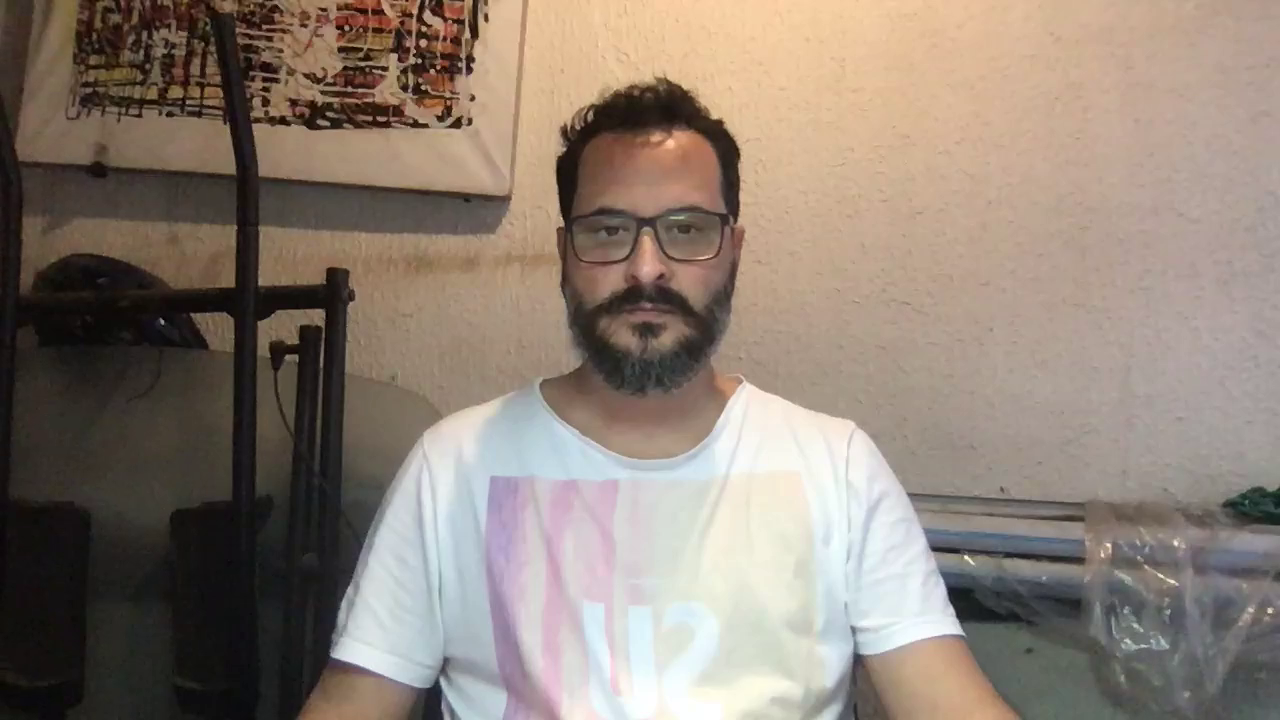
#> input picture frame 309 of videos_fromWeb/Ligar_d1421278-2320-4f5d-b90b-967092d5f42d_5ec43867cfa0a6001833de91.mp4, 1280 x 720 px, given in place of 0ea-01f0-4e4f-ba2f-29c3d977795a_5f136acd45a6890018ae40ea.mp4, which was not available
$ python Filter_openCV.py
#> lines starting #> are read from the running program, lines starting #| are printed output that depends on the picture; after the words box and inside, x2 and y2 are one past the last pixel; in counts of white or black regions, pixels touching at a corner belong together; pictures that were not available may be replaced by others from this repository, and a replacement may not be noted
# Importing OpenCV
import cv2
import numpy as np
import argparse
import os
# Create a VideoCapture object and read from input file
# If the input is the camera, pass 0 instead of the video file name
cap = cv2.VideoCapture('videos_fromWeb/ajuda_6edec0ea-01f0-4e4f-ba2f-29c3d977795a_5f136acd45a6890018ae40ea.mp4')
# cap = cv2.VideoCapture('cafe.mp4')
# Check if camera opened successfully
if (cap.isOpened()== False):
  print("Error opening video stream or file")

ap = argparse.ArgumentParser()
# ap.add_argument("-i", "--image", type=str,
# 	default=os.path.sep.join(["images", "adrian.jpg"]),
# 	help="path to input image that we'll apply GrabCut to")
ap.add_argument("-c", "--iter", type=int, default=10,
	help="# of GrabCut iterations (larger value => slower runtime)")
args = vars(ap.parse_args())

fgbg = cv2.createBackgroundSubtractorMOG2(
    history=10,
    varThreshold=3,
    detectShadows=False)


# Read the video
while(cap.isOpened()):
  # Capture frame-by-frame
  ret, frame = cap.read()
#> frame is the input picture: shape (720, 1280, 3); mean B, G, R 117, 128.1, 141.5
  if ret == True:
    FRAME_WIDTH  = int(cap.get(3)/3) # float
    FRAME_HEIGHT = int(cap.get(4)/3) # float
    frame = cv2.resize(frame, (FRAME_WIDTH, FRAME_HEIGHT))
#> frame: shape (240, 426, 3)
    # Converting the image to grayscale.
    # gray = cv2.cvtColor(frame, cv2.COLOR_BGR2GRAY)


    ####################
    # # Using the Canny filter to get contours
    # edges = cv2.Canny(gray, 20, 30)
    # # Using the Canny filter with different parameters
    # edges_high_thresh = cv2.Canny(gray, 60, 120)
    # # Stacking the images to print them together
    # # For comparison
    # images = np.hstack((gray, edges, edges_high_thresh))

    # # Display the resulting frame
    # # cv2.imshow('Frame', images)
    # # cv2.imshow('Frame', edges)
    # cv2.imshow('Frame', edges_high_thresh)


    # ###################
    # #Smoothing without removing edges.
    # gray_filtered = cv2.bilateralFilter(gray, 7, 50, 50)
    # # cv2.imshow('Frame', gray_filtered)
    # # Applying the canny filter
    # edges = cv2.Canny(gray_filtered, 60, 120)
    # # edges = cv2.Canny(gray, 20, 30)
    # # edges_filtered = cv2.Canny(edges, 60, 120)

    # edges_filtered = cv2.Canny(gray_filtered, 60, 120)


    # # Stacking the images to print them together for comparison
    # # images = np.hstack((gray, edges, edges_filtered))
    # cv2.imshow('Frame', edges_filtered)


    ####################
    # edges_foreground = cv2.bilateralFilter(gray, 9, 75, 75)
    # foreground = fgbg.apply(edges_foreground)
    # # cv2.imshow('Frame', foreground)

    # # # Smooth out to get the moving area
    # # # kernel = np.ones((50,50),np.uint8)
    # kernel = np.ones((50,50),np.uint8)

    # foreground = cv2.morphologyEx(foreground, cv2.MORPH_CLOSE, kernel)
    # cv2.imshow('Frame', foreground)

    # # # Applying static edge extraction
    # edges_foreground = cv2.bilateralFilter(gray, 9, 75, 75)
    # edges_filtered = cv2.Canny(edges_foreground, 60, 120)

    # # Crop off the edges out of the moving area
    # cropped = (foreground // 255) * edges_filtered
    # # cropped = (foreground // 255) * gray
    # cv2.imshow('Frame', cropped)


    mask = np.zeros(frame.shape[:2],np.uint8)
    rect = (101, 23, 286, 368)
    # rect = (161,79,150,150)
    fgModel = np.zeros((1, 65), dtype="float")
    bgModel = np.zeros((1, 65), dtype="float")
    # cv2.grabCut(gray, mask, rect, bgModel, fgModel, 5, cv2.GC_INIT_WITH_RECT)
    cv2.grabCut(frame,mask,rect,bgModel,fgModel,5,cv2.GC_INIT_WITH_RECT)
    mask2 = np.where((mask==2)|(mask==0),0,1).astype('uint8')
    frame = frame*mask2[:,:,np.newaxis]
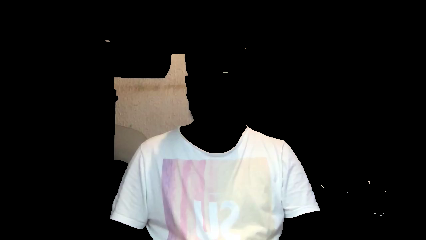
#> frame: shape (240, 426, 3); mean B, G, R 42.1, 43, 43.8
    roughOutput = cv2.bitwise_and(frame, frame, mask=mask)
    # cv2.imshow('Frame', frame)
    # cv2.imshow('Frame', roughOutput)


    ###################
    #Smoothing without removing edges.
    gray = cv2.cvtColor(roughOutput, cv2.COLOR_BGR2GRAY)
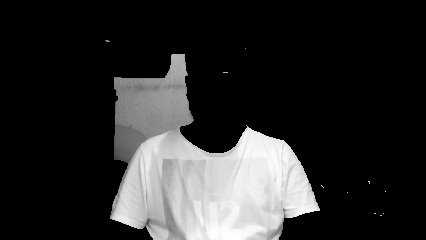
#> gray: shape (240, 426); min 0, max 255, mean 43.2
    gray_filtered = cv2.bilateralFilter(gray, 7, 50, 50)
    # cv2.imshow('Frame', gray_filtered)
    # Applying the canny filter
    edges = cv2.Canny(gray_filtered, 60, 120)
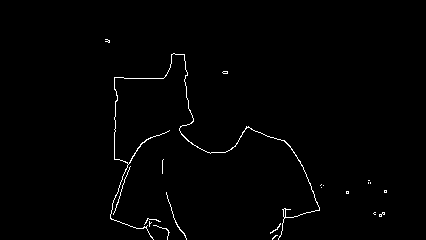
#> edges: shape (240, 426); 1% white in thin lines or dots, all inside (x1, y1, x2, y2) = (105, 39, 387, 240)
    # edges = cv2.Canny(gray, 20, 30)
    # edges_filtered = cv2.Canny(edges, 60, 120)

    edges_filtered = cv2.Canny(gray_filtered, 60, 120)


    # Stacking the images to print them together for comparison
    # images = np.hstack((gray, edges, edges_filtered))
    cv2.imshow('Frame', edges_filtered)


    # cv2.imshow('Frame', frame)
    # Press Q on keyboard to  exit
    if cv2.waitKey(25) & 0xFF == ord('q'):
#> (key q is pressed here)
      break

  # Break the loop
  else:
    break

# When everything done, release the video capture object
cap.release()

# Closes all the frames
cv2.destroyAllWindows()

$ run again, starting later in the video
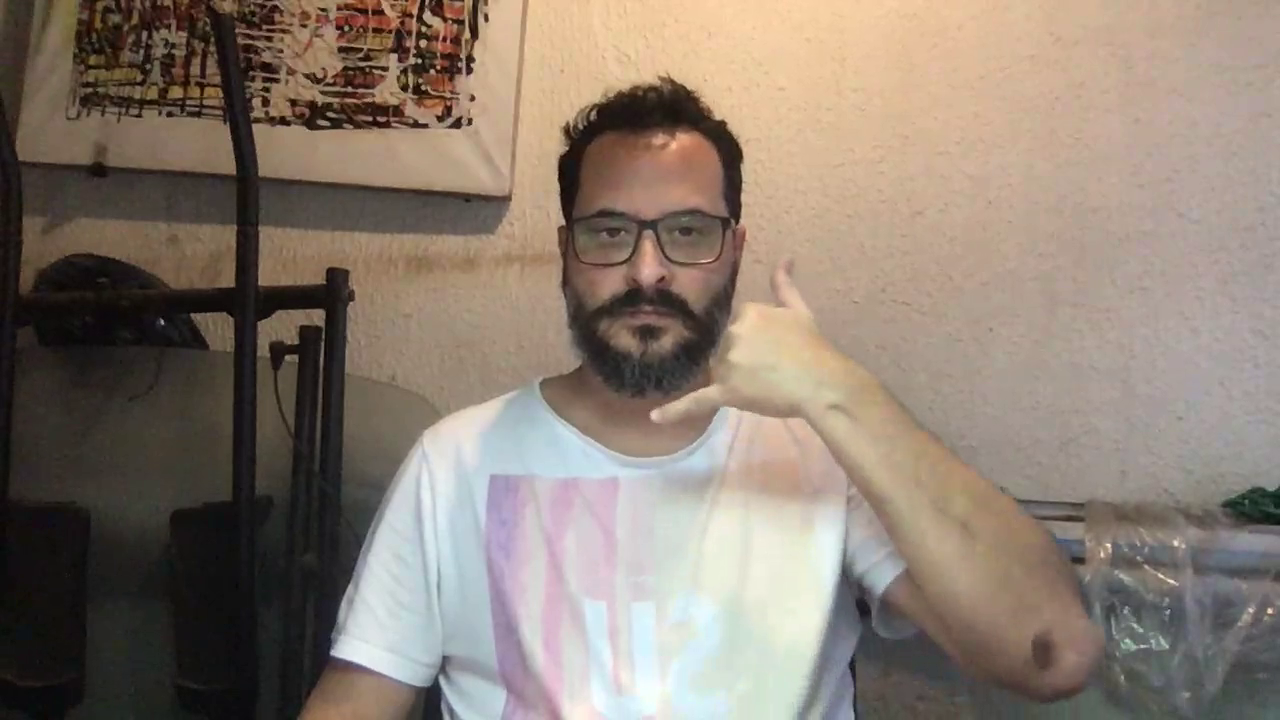
#> input picture frame 1393 of videos_fromWeb/Ligar_d1421278-2320-4f5d-b90b-967092d5f42d_5ec43867cfa0a6001833de91.mp4, 1280 x 720 px, given in place of 0ea-01f0-4e4f-ba2f-29c3d977795a_5f136acd45a6890018ae40ea.mp4, which was not available
#> frame is the input picture: shape (720, 1280, 3); mean B, G, R 113.3, 125.1, 138.6
#> `gray = cv2.cvtColor(roughOutput, cv2.COLOR_BGR2GRAY)`:
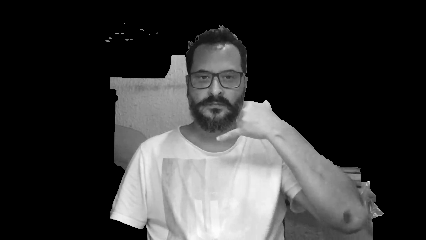
#> gray: shape (240, 426); min 0, max 253, mean 54.9
#> `edges = cv2.Canny(gray_filtered, 60, 120)`:
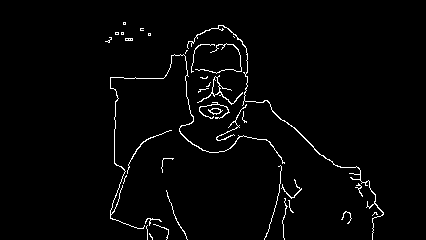
#> edges: shape (240, 426); 2.2% white in thin lines or dots, all inside (x1, y1, x2, y2) = (105, 22, 384, 240)

$ run again, starting later in the video
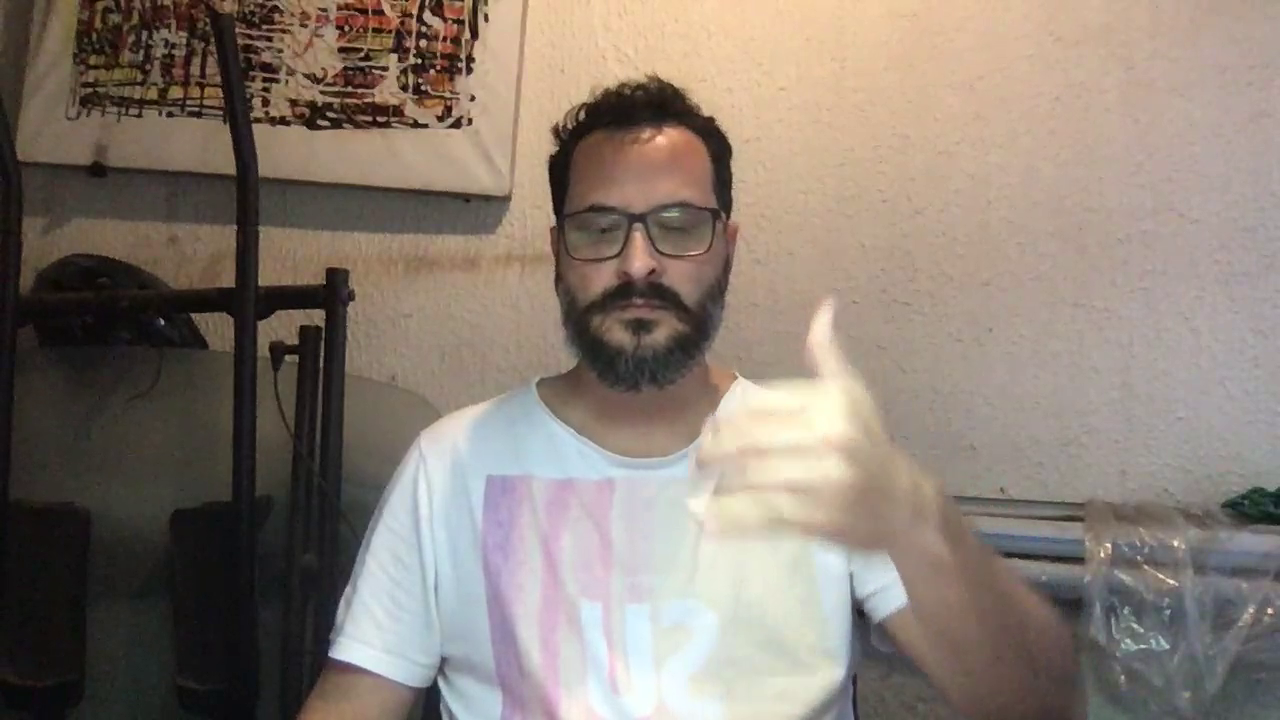
#> input picture frame 2477 of videos_fromWeb/Ligar_d1421278-2320-4f5d-b90b-967092d5f42d_5ec43867cfa0a6001833de91.mp4, 1280 x 720 px, given in place of 0ea-01f0-4e4f-ba2f-29c3d977795a_5f136acd45a6890018ae40ea.mp4, which was not available
#> frame is the input picture: shape (720, 1280, 3); mean B, G, R 115.8, 125.8, 137.7
#> `gray = cv2.cvtColor(roughOutput, cv2.COLOR_BGR2GRAY)`:
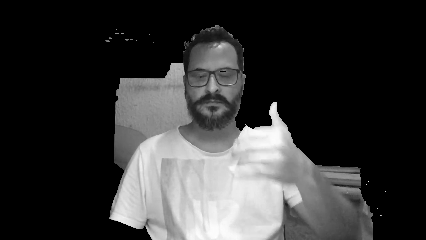
#> gray: shape (240, 426); min 0, max 255, mean 52.5
#> `edges = cv2.Canny(gray_filtered, 60, 120)`:
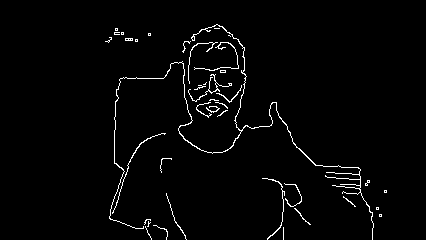
#> edges: shape (240, 426); 2.2% white in thin lines or dots, all inside (x1, y1, x2, y2) = (105, 24, 387, 240)
